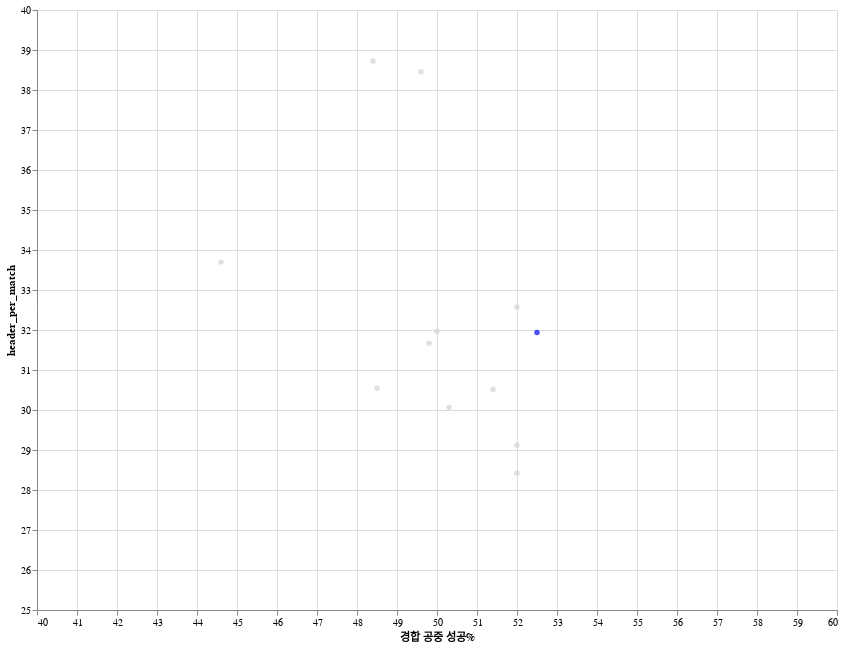

Write notebook code for a chart like this one.
### Code cell
(
    alt.
    Chart(aerial).
    encode(
        x = alt.X('경합 공중 성공%').scale(domain=[40, 60]),
        y = alt.Y('header_per_match').scale(domain = [25, 40]),
        color = alt.condition(
            alt.datum.구단 =='인천',
            alt.value('blue'),
            alt.value('lightgray')
        )
        
    ).
    mark_circle()
).properties(
    width = 800,
    height = 600
)

### Figure 1 — Vega-Lite specification as saved in the notebook (floating-point values rounded to 4 significant figures)
{"config": {"view": {"continuousWidth": 300, "continuousHeight": 300}}, "data": {"name": "data-797a690f0ba007287d93d52e4dd2e4a9"}, "mark": {"type": "circle"}, "encoding": {"color": {"condition": {"test": "(datum.구단 === '인천')", "value": "blue"}, "value": "lightgray"}, "x": {"field": "경합 공중 성공%", "scale": {"domain": [40, 60]}, "type": "quantitative"}, "y": {"field": "header_per_match", "scale": {"domain": [25, 40]}, "type": "quantitative"}}, "height": 600, "width": 800, "$schema": "https://vega.github.io/schema/vega-lite/v5.20.1.json", "datasets": {"data-797a690f0ba007287d93d52e4dd2e4a9": [{"구단": "강원", "경합 공중 시도": 961, "경합 공중 성공": 500, "경합 공중 성공%": 52.0, "match": 33, "header_per_match": 29.12}, {"구단": "광주", "경합 공중 시도": 938, "경합 공중 성공": 488, "경합 공중 성공%": 52.0, "match": 33, "header_per_match": 28.42}, {"구단": "김천", "경합 공중 시도": 1112, "경합 공중 성공": 496, "경합 공중 성공%": 44.6, "match": 33, "header_per_match": 33.7}, {"구단": "대구", "경합 공중 시도": 1075, "경합 공중 성공": 559, "경합 공중 성공%": 52.0, "match": 33, "header_per_match": 32.58}, {"구단": "대전", "경합 공중 시도": 1278, "경합 공중 성공": 618, "경합 공중 성공%": 48.4, "match": 33, "header_per_match": 38.73}, {"구단": "서울", "경합 공중 시도": 1045, "경합 공중 성공": 520, "경합 공중 성공%": 49.8, "match": 33, "header_per_match": 31.67}, {"구단": "수원FC", "경합 공중 시도": 992, "경합 공중 성공": 499, "경합 공중 성공%": 50.3, "match": 33, "header_per_match": 30.06}, {"구단": "울산", "경합 공중 시도": 1008, "경합 공중 성공": 489, "경합 공중 성공%": 48.5, "match": 33, "header_per_match": 30.55}, {"구단": "인천", "경합 공중 시도": 1054, "경합 공중 성공": 553, "경합 공중 성공%": 52.5, "match": 33, "header_per_match": 31.94}, {"구단": "전북", "경합 공중 시도": 1055, "경합 공중 성공": 527, "경합 공중 성공%": 50.0, "match": 33, "header_per_match": 31.97}, {"구단": "제주", "경합 공중 시도": 1269, "경합 공중 성공": 630, "경합 공중 성공%": 49.6, "match": 33, "header_per_match": 38.45}, {"구단": "포항", "경합 공중 시도": 1007, "경합 공중 성공": 518, "경합 공중 성공%": 51.4, "match": 33, "header_per_match": 30.52}]}}
